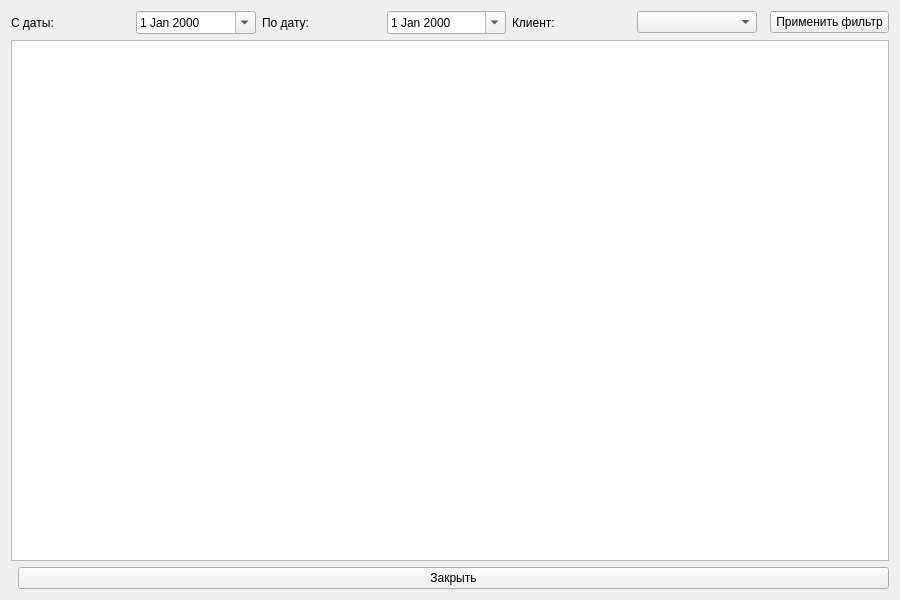
<?xml version="1.0" encoding="UTF-8"?>
<ui version="4.0">
    <class>ArchiveDocumentsForm</class>
    <widget class="QWidget" name="ArchiveDocumentsForm">
        <property name="geometry">
            <rect><x>0</x><y>0</y><width>900</width><height>600</height></rect>
        </property>
        <layout class="QVBoxLayout" name="verticalLayout">
            <item>
                <layout class="QHBoxLayout" name="filterLayout">
                    <item>
                        <widget class="QLabel" name="labelFrom"><property name="text"><string>С даты:</string></property></widget>
                    </item>
                    <item>
                        <widget class="QDateEdit" name="dateEditFrom"><property name="calendarPopup"><bool>true</bool></property></widget>
                    </item>
                    <item>
                        <widget class="QLabel" name="labelTo"><property name="text"><string>По дату:</string></property></widget>
                    </item>
                    <item>
                        <widget class="QDateEdit" name="dateEditTo"><property name="calendarPopup"><bool>true</bool></property></widget>
                    </item>
                    <item>
                        <widget class="QLabel" name="labelClient"><property name="text"><string>Клиент:</string></property></widget>
                    </item>
                    <item>
                        <widget class="QComboBox" name="comboBoxClient"/>
                    </item>
                    <item>
                        <spacer name="horizontalSpacer"><property name="orientation"><enum>Qt::Horizontal</enum></property></spacer>
                    </item>
                    <item>
                        <widget class="QPushButton" name="btnFilter"><property name="text"><string>Применить фильтр</string></property></widget>
                    </item>
                </layout>
            </item>
            <item>
                <widget class="QTableView" name="tableView">
                    <property name="alternatingRowColors"><bool>true</bool></property>
                </widget>
            </item>
            <item>
                <layout class="QHBoxLayout" name="bottomLayout">
                    <item><spacer name="horizontalSpacer_2"><property name="orientation"><enum>Qt::Horizontal</enum></property></spacer></item>
                    <item>
                        <widget class="QPushButton" name="btnClose"><property name="text"><string>Закрыть</string></property></widget>
                    </item>
                </layout>
            </item>
        </layout>
    </widget>
    <resources/>
    <connections/>
</ui>
